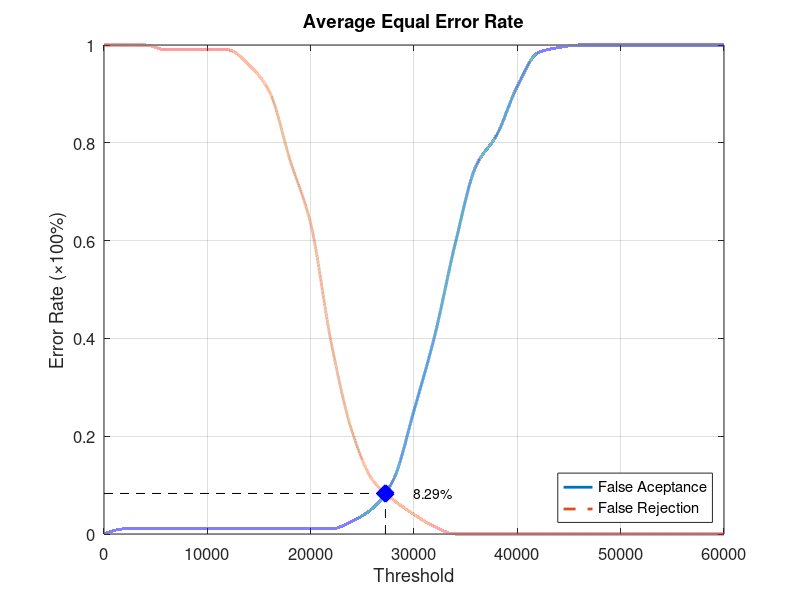
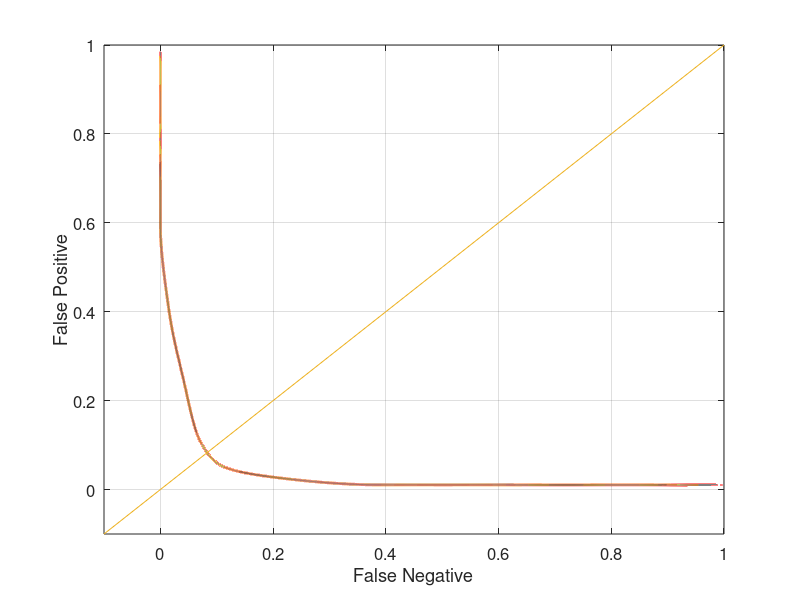

Write the MATLAB code that produced these figures, in order.
function yEER = Database3_4
close all;
clear;
clc;
x = 0:2000:60000;
xq = 0:0.5:60000;

y0 = [0 0.0105263 0.0105263 0.0105263 0.0105263 0.0105263 0.0105263 0.0105263 0.0105263 0.0105263 0.0105263 0.0105263 0.0263158 0.0526316 0.110526 0.252632 0.405263 0.594737 0.752632 0.815789 0.915789 0.984211 0.994737 1 1 1 1 1 1 1 1];
yy0 = interp1(x, y0, xq, 'pchip');
y1 = [1 1 1 0.99 0.99 0.99 0.99 0.96 0.905 0.765 0.635 0.39 0.21 0.11 0.07 0.04 0.015 0 0 0 0 0 0 0 0 0 0 0 0 0 0];
yy1 = interp1(x, y1, xq, 'pchip');

% Calculating EER: 
y2 = abs(y0 - y1);
find(y2 == min(y2))
yy2 = abs(yy0 - yy1);
xEER = find(yy2 == min(yy2));
xEERIndex = xq(xEER) % X-axis EER
yEER = yy0(xEER) % Y-axis EER

main = figure
plot(xq, yy0,'-','LineWidth', 2);	hold on
plot(xq, yy1,'--','LineWidth', 2);	hold on
plot([xEERIndex xEERIndex], [0 yEER], 'k--');	hold on
plot([0 xEERIndex], [yEER yEER], 'k--');	hold on
plot(xEERIndex, yEER, 'bx', 'LineWidth', 10);	hold on
text(xEERIndex + 10 * xEERIndex / 100, yEER, [num2str(round((10000 * yEER)) / 100) '%'])
legend('False Aceptance', 'False Rejection', 'Location', 'SouthEast')
xlabel('Threshold')
ylabel('Error Rate (\times100%)')
title('Average Equal Error Rate')
set(gca, 'FontSize', 12)
axis([0 60000 0 1])
grid on

print(main, 'Database3_4Main', '-dpng');
FNRxFPR = figure('Color', [1 1 1]);
plot(yy1, yy0, '-', yy1, yy0, 'LineWidth', 2);
hold on
y = -0.1:0.1:1
plot(y, y); 
set(gca, 'FontSize', 12)
xlabel('False Negative')
ylabel('False Positive')
axis([-0.1 1 -0.1 1])
set(gca, 'FontSize', 12)
grid on

print(FNRxFPR, 'Database3_4FNRxFPR','-dpng');
end
